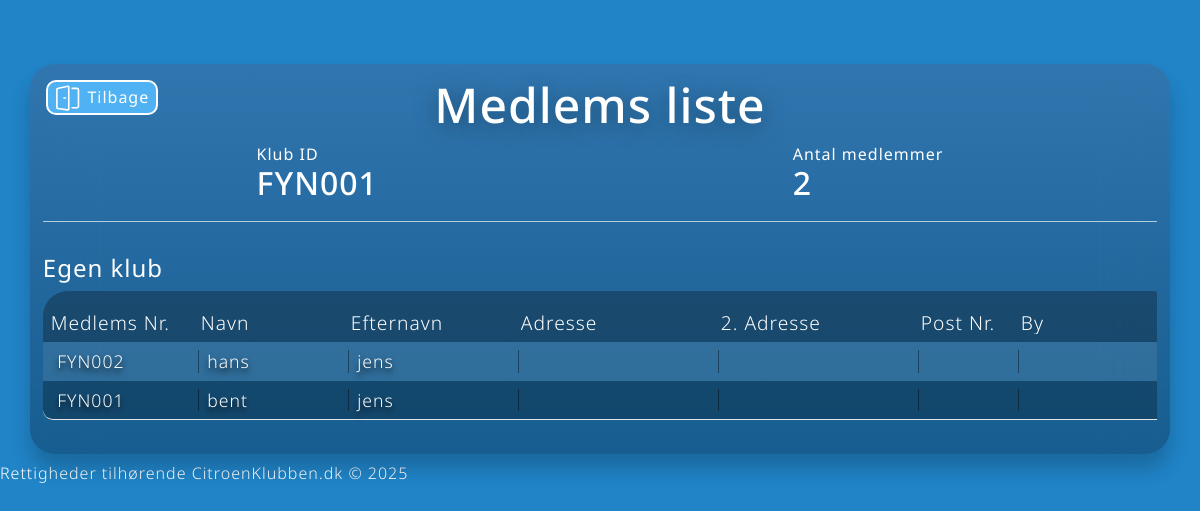
Before: /ownKlubList.php (signed in) with the older database file.
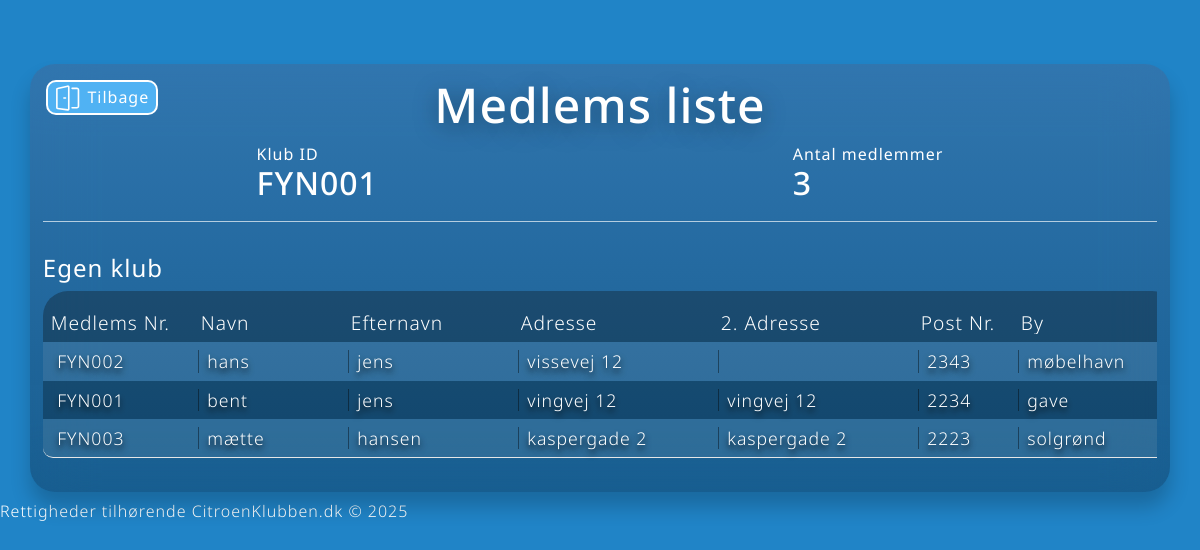
After: the same page with the newer database file.
### tables this page shows
CREATE TABLE "ClubRelation" (
	"MemberID"	INTEGER,
	"ClubID"	INTEGER,
	FOREIGN KEY("ClubID") REFERENCES "Club"("ClubID") ON DELETE CASCADE,
	FOREIGN KEY("MemberID") REFERENCES "Member"("MemberID") ON DELETE CASCADE
);

CREATE TABLE "Member" (
	"MemberID"	INTEGER UNIQUE,
	"LocalMemberID"	TEXT UNIQUE,
	"FirstName"	TEXT,
	"LastName"	TEXT,
	"Address1"	TEXT,
	"Address2"	TEXT,
	"PostalCode"	INTEGER,
	"City"	TEXT,
	"Phone"	NUMERIC,
	"Email"	TEXT,
	"JoinDate"	DATE DEFAULT CURRENT_TIMESTAMP,
	"DirectDebitAgreement"	BOOLEAN,
	"MembershipPaidUntil"	DATE,
	"YouthMembership"	BOOLEAN,
	"YouthMembershipYear"	BOOLEAN,
	"Apua"	BOOLEAN,
	"RegionAdmin"	BOOLEAN,
	"Admin"	BOOLEAN,
	"AllowRegion"	BOOLEAN,
	"AllowAll"	BOOLEAN,
	"PassWord"	TEXT,
	"PassWordChanged"	BOOLEAN DEFAULT 'false',
	PRIMARY KEY("MemberID" AUTOINCREMENT) ON CONFLICT ROLLBACK
);

### models/ClubRelation.php (called while the page is built, shortened)
<?php
class ClubRelation
{
    private $db;
    public function __construct($db)
    {
        $this->db = $db;
    }
    public function getClubRelationsByMemberID($memberID)
    {
        $sql = "SELECT * FROM ClubRelation WHERE MemberID = :memberID";
        $stmt = $this->db->prepare($sql);
        $stmt->execute([':memberID' => $memberID]);
        return $stmt->fetchAll(PDO::FETCH_ASSOC);
    }
}

### models/Club.php (called while the page is built, shortened)
<?php
class Club
{
    private $db;
    public function __construct($db)
    {
        $this->db = $db;
    }
    public function getAllMembersByClubId($clubID)
    {
        $sql = "SELECT *
                FROM Member
                JOIN ClubRelation ON Member.MemberID = ClubRelation.MemberID
                WHERE ClubRelation.ClubID = :clubID";
        $stmt = $this->db->prepare($sql);
        $stmt->execute([':clubID' => $clubID]);
        return $stmt->fetchAll(PDO::FETCH_ASSOC);
    }
}

### public/ownKlubList.php (the view, shortened to what this page needs)
<?php
include("header.php");
require("../config.php");
require '../models/Club.php';
require '../models/ClubRelation.php';
$club = new CLub($db);
$clubRelation = new ClubRelation($db);
$userClub = $clubRelation->getClubRelationsByMemberID($_SESSION["MemberID"]);
$userClubID = $userClub[0]["ClubID"];
$AllMembers = $club->getAllMembersByClubId($userClubID);
$tableHeaders = [
  "Medlems Nr.",
  "Navn",
  "Efternavn",
  "Adresse",
  "2. Adresse",
  "Post Nr.",
  "By",
];
?>
<div class="container container-xl box-bg-gradient">
  <a class="btn-small" href="mainMenu.php"><svg class="svg-door"></svg>Tilbage</a>
  <h1>Medlems liste</h1>
  <div class="infobar-container">
    <div>
      <h6>Klub ID</h6>
      <h3><?= $_SESSION["localID"] ?></h3>
    </div>
    <div>
      <h6>Antal medlemmer</h6>
      <h3><?= count($AllMembers) ?></h3>
    </div>
  </div>
  <main class="box-content-padding box-center flex">
    <div class="container-table-overflow">
      <h4>Egen klub</h4>
      <div class="table-head">
        <?php foreach ($tableHeaders as $heading) { ?>
          <p><?= $heading ?></p>
        <?php } ?>
      </div>
      <div>
        <?php foreach ($AllMembers as $item) { ?>
          <div class="table-row">
            <p><?= $item["LocalMemberID"] ?></p>
            <p><?= $item["FirstName"] ?></p>
            <p><?= $item["LastName"] ?></p>
            <p><?= $item["Address1"] ?></p>
            <p><?= $item["Address2"] ?></p>
            <p><?= $item["PostalCode"] ?></p>
            <p><?= $item["City"] ?></p>
          </div>
        <?php } ?>
      </div>
    </div>
  </main>
</div>
<?php
include("footer.php");
?>

Changed rows visible on the page:
changed through a linked row, clubrelation "FYN002": MemberID.Address1 (not shown) → "vissevej 12"; MemberID.PostalCode (not shown) → "2343"; MemberID.City (not shown) → "møbelhavn"
changed through a linked row, clubrelation "FYN001": MemberID.Address1 (not shown) → "vingvej 12"; MemberID.Address2 (not shown) → "vingvej 12"; MemberID.PostalCode (not shown) → "2234"; MemberID.City (not shown) → "gave"
added clubrelation: MemberID.LocalMemberID "FYN003", MemberID.FirstName "mætte", MemberID.LastName "hansen", MemberID.Address1 "kaspergade 2", MemberID.Address2 "kaspergade 2", MemberID.PostalCode "2223", MemberID.City "solgrønd"
Other visible differences:
count($AllMembers): "2" → "3"
